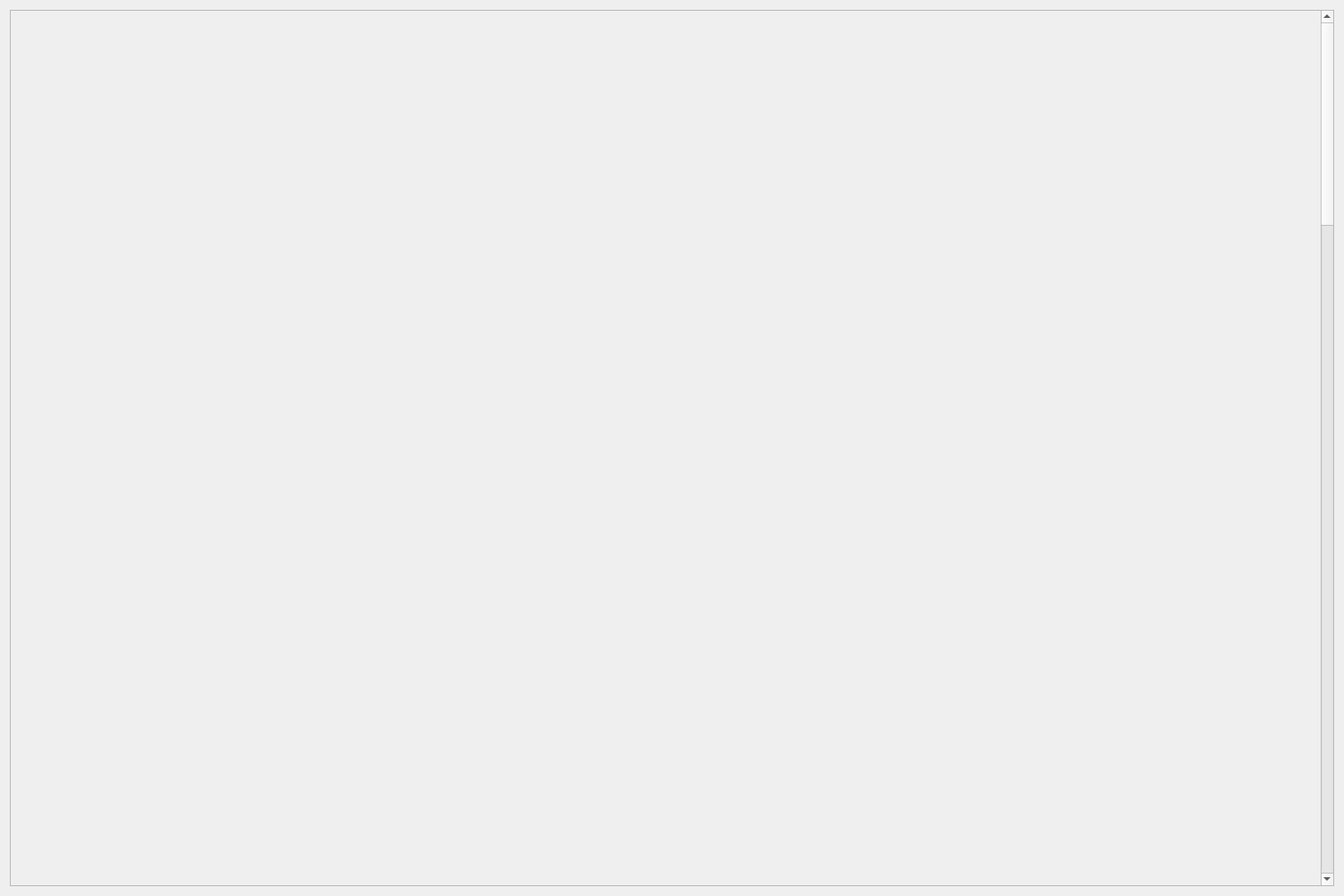
<?xml version="1.0" encoding="UTF-8"?>
<ui version="4.0">
 <class>Form</class>
 <widget class="QWidget" name="Form">
  <property name="geometry">
   <rect>
    <x>0</x>
    <y>0</y>
    <width>1500</width>
    <height>1000</height>
   </rect>
  </property>
  <property name="sizePolicy">
   <sizepolicy hsizetype="Minimum" vsizetype="Minimum">
    <horstretch>0</horstretch>
    <verstretch>0</verstretch>
   </sizepolicy>
  </property>
  <property name="minimumSize">
   <size>
    <width>1500</width>
    <height>1000</height>
   </size>
  </property>
  <property name="windowTitle">
   <string>Writer</string>
  </property>
  <property name="windowIcon">
   <iconset>
    <normaloff>pic.jpg</normaloff>pic.jpg</iconset>
  </property>
  <layout class="QHBoxLayout" name="horizontalLayout">
   <item>
    <widget class="QScrollArea" name="scrollArea">
     <property name="widgetResizable">
      <bool>true</bool>
     </property>
     <widget class="QWidget" name="scrollAreaWidgetContents">
      <property name="geometry">
       <rect>
        <x>0</x>
        <y>0</y>
        <width>1467</width>
        <height>10000</height>
       </rect>
      </property>
      <property name="minimumSize">
       <size>
        <width>0</width>
        <height>10000</height>
       </size>
      </property>
      <widget class="QWidget" name="widget" native="true">
       <property name="geometry">
        <rect>
         <x>-1</x>
         <y>-1</y>
         <width>1471</width>
         <height>10071</height>
        </rect>
       </property>
       <property name="sizePolicy">
        <sizepolicy hsizetype="Expanding" vsizetype="Preferred">
         <horstretch>0</horstretch>
         <verstretch>0</verstretch>
        </sizepolicy>
       </property>
       <property name="minimumSize">
        <size>
         <width>0</width>
         <height>10000</height>
        </size>
       </property>
      </widget>
     </widget>
    </widget>
   </item>
  </layout>
 </widget>
 <resources/>
 <connections/>
</ui>
